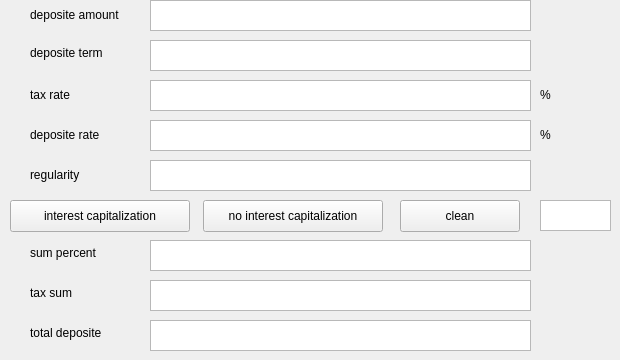
   <widget class="QWidget" name="deposite">
    <attribute name="title">
     <string>Deposite</string>
    </attribute>
    <widget class="QTextEdit" name="deposite_amount">
     <property name="geometry">
      <rect>
       <x>150</x>
       <y>0</y>
       <width>381</width>
       <height>31</height>
      </rect>
     </property>
    </widget>
    <widget class="QTextEdit" name="deposite_term">
     <property name="geometry">
      <rect>
       <x>150</x>
       <y>40</y>
       <width>381</width>
       <height>31</height>
      </rect>
     </property>
    </widget>
    <widget class="QTextEdit" name="tax_rate">
     <property name="geometry">
      <rect>
       <x>150</x>
       <y>80</y>
       <width>381</width>
       <height>31</height>
      </rect>
     </property>
    </widget>
    <widget class="QTextEdit" name="deposite_rate">
     <property name="geometry">
      <rect>
       <x>150</x>
       <y>120</y>
       <width>381</width>
       <height>31</height>
      </rect>
     </property>
    </widget>
    <widget class="QTextEdit" name="regularity">
     <property name="geometry">
      <rect>
       <x>150</x>
       <y>160</y>
       <width>381</width>
       <height>31</height>
      </rect>
     </property>
    </widget>
    <widget class="QLabel" name="label_14">
     <property name="geometry">
      <rect>
       <x>30</x>
       <y>5</y>
       <width>100</width>
       <height>20</height>
      </rect>
     </property>
     <property name="text">
      <string>deposite amount</string>
     </property>
    </widget>
    <widget class="QLabel" name="label_15">
     <property name="geometry">
      <rect>
       <x>30</x>
       <y>45</y>
       <width>100</width>
       <height>16</height>
      </rect>
     </property>
     <property name="text">
      <string>deposite term</string>
     </property>
    </widget>
    <widget class="QLabel" name="label_16">
     <property name="geometry">
      <rect>
       <x>30</x>
       <y>85</y>
       <width>81</width>
       <height>20</height>
      </rect>
     </property>
     <property name="text">
      <string>tax rate</string>
     </property>
    </widget>
    <widget class="QLabel" name="label_17">
     <property name="geometry">
      <rect>
       <x>30</x>
       <y>125</y>
       <width>81</width>
       <height>20</height>
      </rect>
     </property>
     <property name="text">
      <string>deposite rate</string>
     </property>
    </widget>
    <widget class="QLabel" name="label_18">
     <property name="geometry">
      <rect>
       <x>30</x>
       <y>165</y>
       <width>81</width>
       <height>20</height>
      </rect>
     </property>
     <property name="text">
      <string>regularity</string>
     </property>
    </widget>
    <widget class="QTextBrowser" name="sum_percent">
     <property name="geometry">
      <rect>
       <x>150</x>
       <y>240</y>
       <width>381</width>
       <height>31</height>
      </rect>
     </property>
    </widget>
    <widget class="QTextBrowser" name="tax_sum">
     <property name="geometry">
      <rect>
       <x>150</x>
       <y>280</y>
       <width>381</width>
       <height>31</height>
      </rect>
     </property>
    </widget>
    <widget class="QTextBrowser" name="deposite_total">
     <property name="geometry">
      <rect>
       <x>150</x>
       <y>320</y>
       <width>381</width>
       <height>31</height>
      </rect>
     </property>
    </widget>
    <widget class="QLabel" name="label_19">
     <property name="geometry">
      <rect>
       <x>30</x>
       <y>245</y>
       <width>131</width>
       <height>16</height>
      </rect>
     </property>
     <property name="text">
      <string>sum percent</string>
     </property>
    </widget>
    <widget class="QLabel" name="label_20">
     <property name="geometry">
      <rect>
       <x>30</x>
       <y>285</y>
       <width>111</width>
       <height>16</height>
      </rect>
     </property>
     <property name="text">
      <string>tax sum</string>
     </property>
    </widget>
    <widget class="QLabel" name="label_21">
     <property name="geometry">
      <rect>
       <x>30</x>
       <y>325</y>
       <width>111</width>
       <height>16</height>
      </rect>
     </property>
     <property name="text">
      <string>total deposite</string>
     </property>
    </widget>
    <widget class="QPushButton" name="btn_cap">
     <property name="geometry">
      <rect>
       <x>10</x>
       <y>200</y>
       <width>180</width>
       <height>32</height>
      </rect>
     </property>
     <property name="text">
      <string>interest capitalization</string>
     </property>
    </widget>
    <widget class="QPushButton" name="btn_nocap">
     <property name="geometry">
      <rect>
       <x>203</x>
       <y>200</y>
       <width>180</width>
       <height>32</height>
      </rect>
     </property>
     <property name="text">
      <string>no interest capitalization</string>
     </property>
    </widget>
    <widget class="QPushButton" name="btn_clean_deposite">
     <property name="geometry">
      <rect>
       <x>400</x>
       <y>200</y>
       <width>120</width>
       <height>32</height>
      </rect>
     </property>
     <property name="text">
      <string>clean</string>
     </property>
    </widget>
    <widget class="QTextBrowser" name="error_deposite">
     <property name="geometry">
      <rect>
       <x>540</x>
       <y>200</y>
       <width>71</width>
       <height>31</height>
      </rect>
     </property>
    </widget>
    <widget class="QLabel" name="label_22">
     <property name="geometry">
      <rect>
       <x>540</x>
       <y>127</y>
       <width>58</width>
       <height>16</height>
      </rect>
     </property>
     <property name="text">
      <string>%</string>
     </property>
    </widget>
    <widget class="QLabel" name="label_23">
     <property name="geometry">
      <rect>
       <x>540</x>
       <y>87</y>
       <width>58</width>
       <height>16</height>
      </rect>
     </property>
     <property name="text">
      <string>%</string>
     </property>
    </widget>
   </widget>
